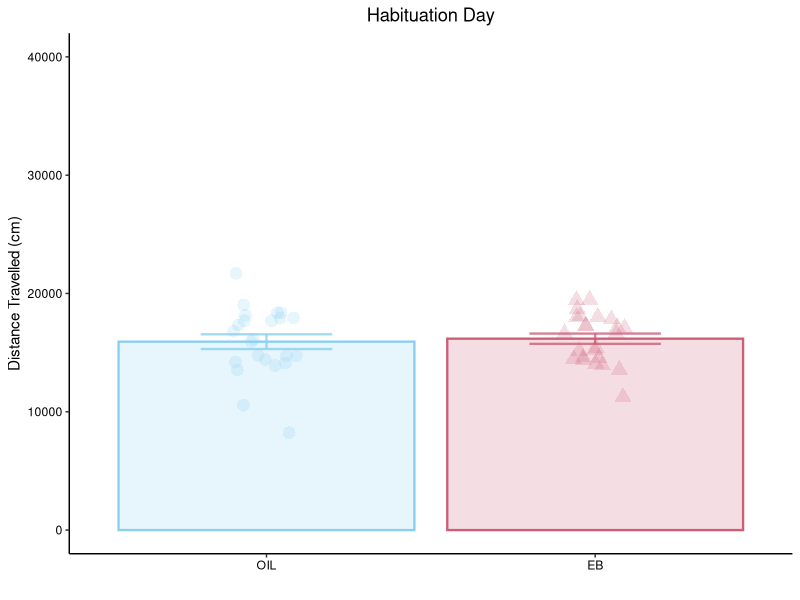
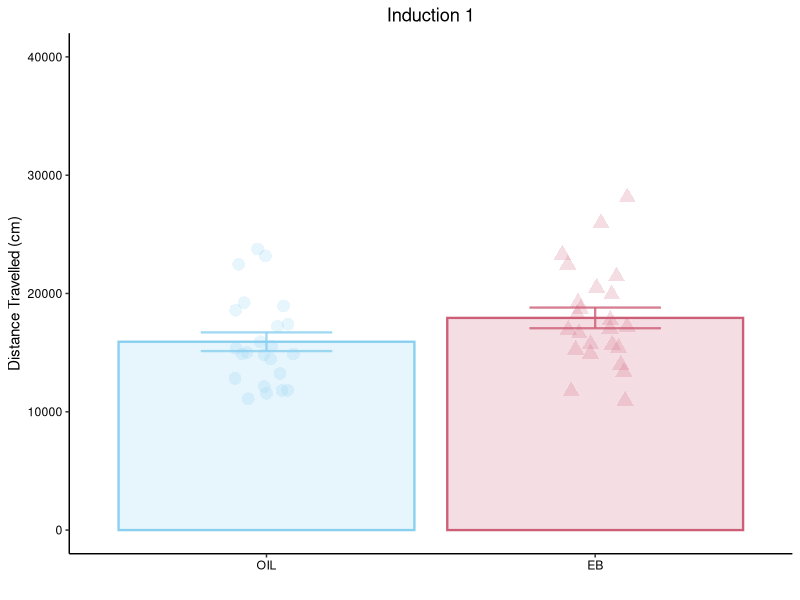
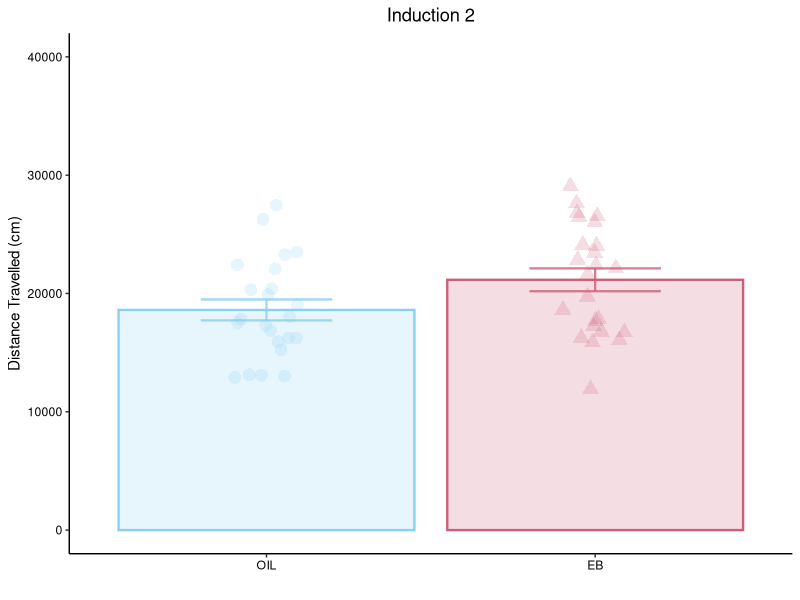
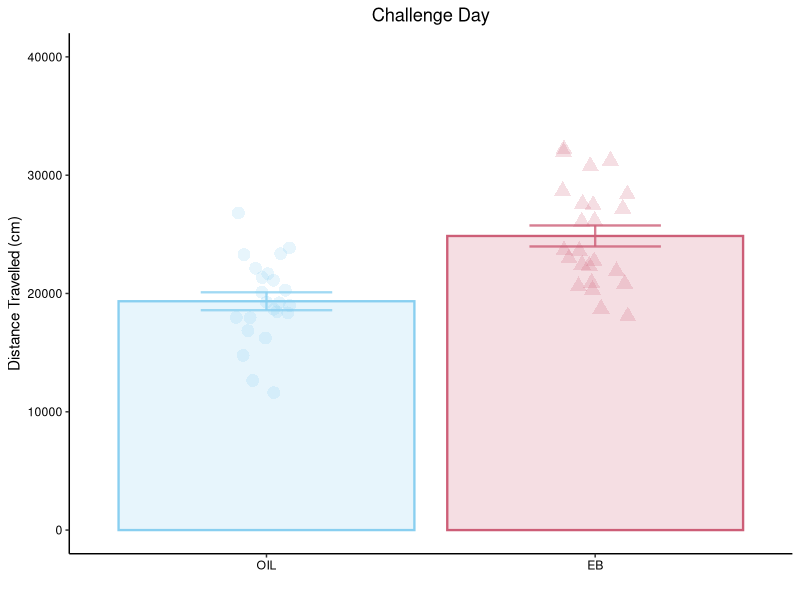
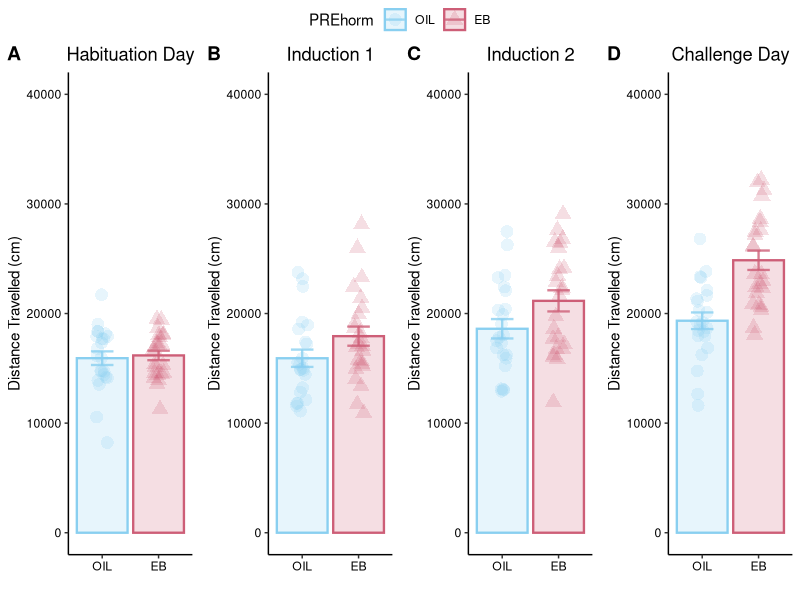
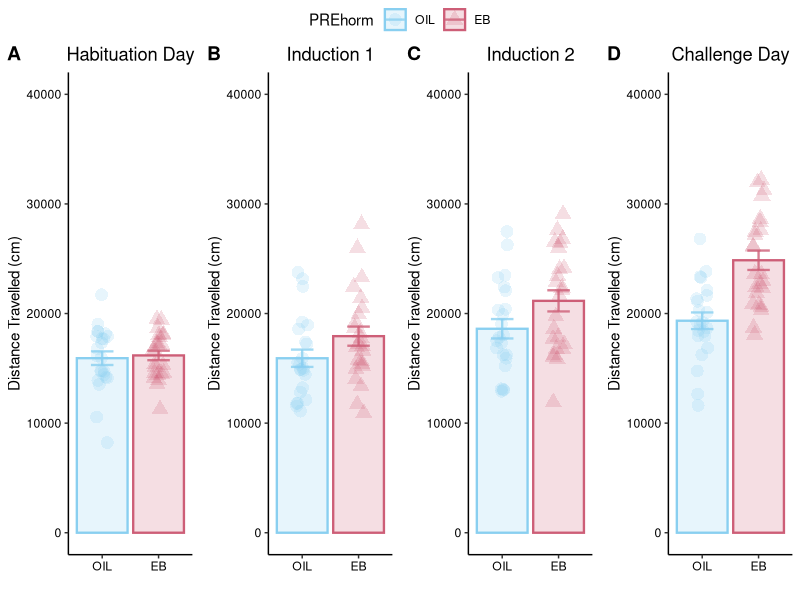

Write R code to recreate these figures, in order. (Note: this script raises an error after producing the figures.)
## ---- chunk 1
my_awesome_function <- function(Input){
  a <- Input
  b <- a / 10
  print(b)
}
## ---- chunk 2
my_value <- 100 
my_awesome_function(my_value) # Pass "my_value" to my_awesome_function
## ---- chunk 3
library(reshape2) # Load packages
library(tidyverse)
library(ggpubr)

data <- read_csv("EB_Rats_Nicotine_Sensitization.csv") # get data

data$PREhorm = factor(data$PREhorm, # Factorize between subjects variable.
                      levels=c(0,1),
                      labels=c("OIL","EB"))
## ---- chunk 4
a <- data %>% # take "data" AND THEN
  select(c("ID","PREhorm")) # select columns of interest

Hab <- a # assign "a" to a new df named "Hab"
Hab$distance <- data$Hab # attach a column named "distance", containing Hab values from data df. 
IND_1 <- a # Repeat for the other 3 days of testing 
IND_1$distance <- data$IND_1 
IND_2 <- a
IND_2$distance <- data$IND_2 
CHAL <- a
CHAL$distance <- data$CHAL 
rm(a) # Remove the dummy variable a to maintain a clean working environment. 
## ---- chunk 5
bar_graph_function <- function(Input,Input_2,title){
  
n <- Input %>% # take the first input AND THEN
  group_by(PREhorm) %>% # group by btw-sub variable
  summarise(n=n()) # count # of individuals (n)

means <- Input %>% # take the first input AND THEN
  group_by(PREhorm) %>% # group by btw-sub variable
  summarise(mean=mean(distance)) # calculate mean distance

sd <- Input %>% # take the first input AND THEN
  group_by(PREhorm) %>% # group by btw-sub variable
  summarise(mean=sd(distance))  # calculate standard deviation

se <- sd[-1] # remove ID column for next step :)
se <- se / sqrt(n$n-1) # Calculate standard error

m_means <- melt(means) # switch to long form
m_se <- melt(se) # switch to long form
m_means$se <- m_se$value # Attach se column to "m_means" df

a <- ggplot(m_means, aes(x=PREhorm,y=value,colour=PREhorm, shape=PREhorm, fill=PREhorm))+
    geom_bar(stat="identity", alpha=0.2,size=0.8)+
    geom_errorbar(aes(x=PREhorm,ymin=value-se,ymax=value+se), width=0.4, size=0.8, alpha=0.8)+
    scale_colour_manual(values=c("#89CFF0","#CD5E77"))+
    scale_fill_manual(values=c("#89CFF0","#CD5E77"))+
    theme_classic()+
    theme(legend.position = "none")+ # remove useless legend
    theme(plot.title = element_text(hjust=0.5))+
    theme(axis.text.x = element_text(colour="black"))+
    theme(axis.text.y = element_text(colour = "black"))+
    theme(axis.title.x = element_text(colour= "black"))+
    theme(axis.title.y = element_text(colour = "black"))+
    labs(x="",
         y="Distance Travelled (cm)",
         title=title)+
    ylim(0,40000)

b <- a +
  geom_jitter(data=data, aes(x=PREhorm,y=Input_2), size=4,alpha=0.2, width=0.1)

return(b)
}
## ---- chunk 6
A <- bar_graph_function(Hab,data$Hab,"Habituation Day")
B <- bar_graph_function(IND_1, data$IND_1, "Induction 1")
C <- bar_graph_function(IND_2, data$IND_2, "Induction 2")
D <- bar_graph_function(CHAL, data$CHAL, "Challenge Day")

# Check out the 4 graphs
A 
B
C
D
## ---- chunk 7
EB_panel <- ggarrange(A,B,C,D,
          ncol=4,nrow=1,
          labels = c("A","B","C","D"),
          common.legend = TRUE)

EB_panel
## ---- chunk 8
ggsave("EB_panel.png",EB_panel,height=4,width=9,dpi=300)

knitr::include_graphics("EB_panel.png")
